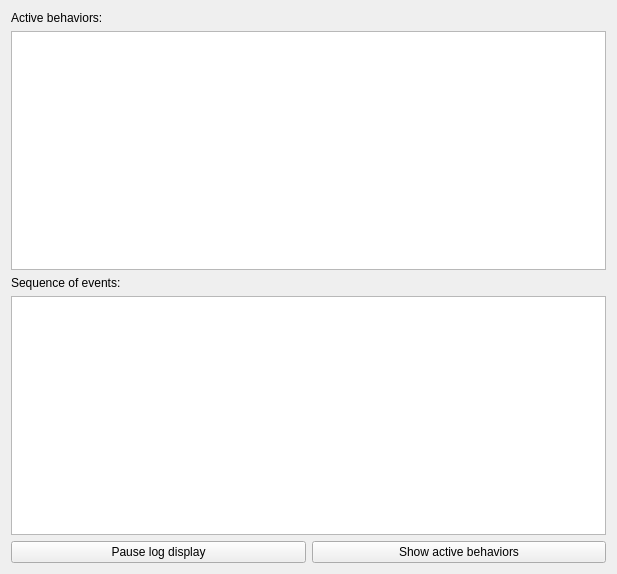
<?xml version="1.0" encoding="UTF-8"?>
<ui version="4.0">
 <class>Behavior_Coordinator_Logger</class>
 <widget class="QWidget" name="Behavior_Coordinator_Logger">
  <property name="geometry">
   <rect>
    <x>0</x>
    <y>0</y>
    <width>617</width>
    <height>574</height>
   </rect>
  </property>
  <property name="sizePolicy">
   <sizepolicy hsizetype="Minimum" vsizetype="Minimum">
    <horstretch>0</horstretch>
    <verstretch>0</verstretch>
   </sizepolicy>
  </property>
  <property name="windowTitle">
   <string>Widget</string>
  </property>
  <layout class="QVBoxLayout" name="verticalLayout">
   <property name="sizeConstraint">
    <enum>QLayout::SetMaximumSize</enum>
   </property>
   <item>
    <widget class="QLabel" name="label">
     <property name="text">
      <string>Active behaviors:</string>
     </property>
    </widget>
   </item>
   <item>
    <widget class="QTableWidget" name="activeTable">
     <attribute name="verticalHeaderVisible">
      <bool>false</bool>
     </attribute>
    </widget>
   </item>
   <item>
    <widget class="QLabel" name="label_2">
     <property name="text">
      <string>Sequence of events:</string>
     </property>
    </widget>
   </item>
   <item>
    <widget class="QTableWidget" name="loggerTable">
     <property name="sizePolicy">
      <sizepolicy hsizetype="MinimumExpanding" vsizetype="MinimumExpanding">
       <horstretch>0</horstretch>
       <verstretch>0</verstretch>
      </sizepolicy>
     </property>
     <property name="font">
      <font>
       <pointsize>9</pointsize>
      </font>
     </property>
     <property name="horizontalScrollBarPolicy">
      <enum>Qt::ScrollBarAsNeeded</enum>
     </property>
     <property name="sizeAdjustPolicy">
      <enum>QAbstractScrollArea::AdjustToContentsOnFirstShow</enum>
     </property>
     <property name="alternatingRowColors">
      <bool>true</bool>
     </property>
     <property name="showGrid">
      <bool>true</bool>
     </property>
     <attribute name="horizontalHeaderVisible">
      <bool>false</bool>
     </attribute>
     <attribute name="horizontalHeaderHighlightSections">
      <bool>true</bool>
     </attribute>
     <attribute name="horizontalHeaderMinimumSectionSize">
      <number>60</number>
     </attribute>
     <attribute name="verticalHeaderVisible">
      <bool>false</bool>
     </attribute>
     <attribute name="verticalHeaderCascadingSectionResizes">
      <bool>true</bool>
     </attribute>
     <attribute name="verticalHeaderDefaultSectionSize">
      <number>60</number>
     </attribute>
     <attribute name="verticalHeaderStretchLastSection">
      <bool>false</bool>
     </attribute>
    </widget>
   </item>
   <item>
    <layout class="QHBoxLayout" name="horizontalLayout">
     <item>
      <widget class="QPushButton" name="pauseButtom">
       <property name="text">
        <string>Pause log display</string>
       </property>
      </widget>
     </item>
     <item>
      <widget class="QPushButton" name="hideButtom">
       <property name="text">
        <string>Show active behaviors</string>
       </property>
      </widget>
     </item>
    </layout>
   </item>
  </layout>
 </widget>
 <resources/>
 <connections/>
</ui>
